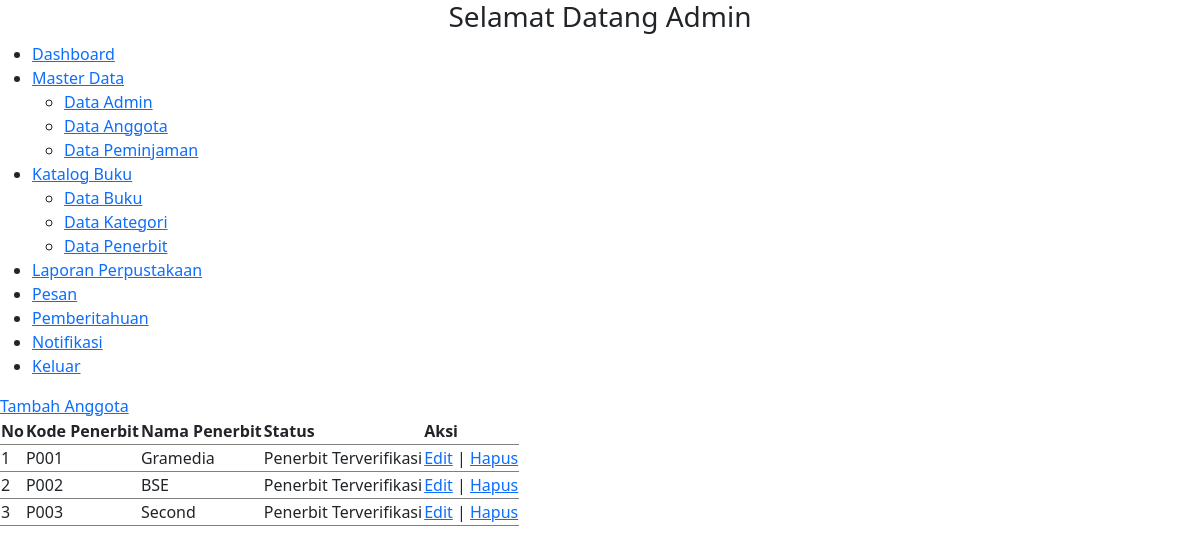
Page /admin/katalog_buku/data_penerbit/index.php on the committed database.
### tables this page shows
CREATE TABLE `penerbit` (
  `id` int(11) NOT NULL,
  `kode` varchar(100) NOT NULL,
  `nama` varchar(100) NOT NULL,
  `verif` varchar(100) NOT NULL DEFAULT 'Verified'
);

### class/Database.php (called while the page is built, shortened)
<?php
class Database{
    private $server = "localhost";
    private $username = "root";
    private $password = "";
    private $database = "db_perpus";
    public function __construct(){
        $this->db = mysqli_connect($this->server, $this->username, $this->password, $this->database);
    }
}
?>

### class/Penerbit.php (called while the page is built, shortened)
<?php
include_once("Database.php");
class Penerbit extends Database{
    public function all(){
        $sql = "SELECT * from penerbit";
        return $this->db->query($sql)->fetch_all(MYSQLI_ASSOC);
    }
}

### admin/katalog_buku/data_penerbit/index.php (the view, shortened to what this page needs)
<?php
include_once("../../../class/Penerbit.php");
$penerbit = new Penerbit;
$data_penerbit = $penerbit->all()
?>
<!DOCTYPE html>
<html lang="en">
<head>
    <?php include_once("../../../partials/t_script_js.php") ?>
</head>
<body>
    <?php include("../../..//partials/sidebar_admin.php") ?>
    <div class="tambah">
        <a href="tambah.php">Tambah Anggota</a>
    </div>
    <div class="table">
        <table id="jquery-tab">
            <thead>
                <tr>
                    <th>No</th>
                    <th>Kode Penerbit</th>
                    <th>Nama Penerbit</th>
                    <th>Status</th>
                    <th>Aksi</th>
                </tr>
            </thead>
            <tbody>
                <?php foreach ($data_penerbit as $key => $b) : ?>
                    <tr>
                        <td><?= $key + 1 ?></td>
                        <td><?= $b["kode"] ?></td>
                        <td><?= $b["nama"] ?></td>
                        <td><?= $b["verif"] ?></td>
                        <td>
                            <a href="edit.php?id=<?= $b["id"] ?>">Edit</a> |
                            <a href="hapus.php?id=<?= $b["id"] ?>">Hapus</a>
                        </td>
                    </tr>
                <?php endforeach ?>
            </tbody>
        </table>
    </div>
</body>
</html>

### rows in the picture
penerbit: kode "P001", nama "Gramedia", verif "Penerbit Terverifikasi"
penerbit: kode "P002", nama "BSE", verif "Penerbit Terverifikasi"
penerbit: kode "P003", nama "Second", verif "Penerbit Terverifikasi"
